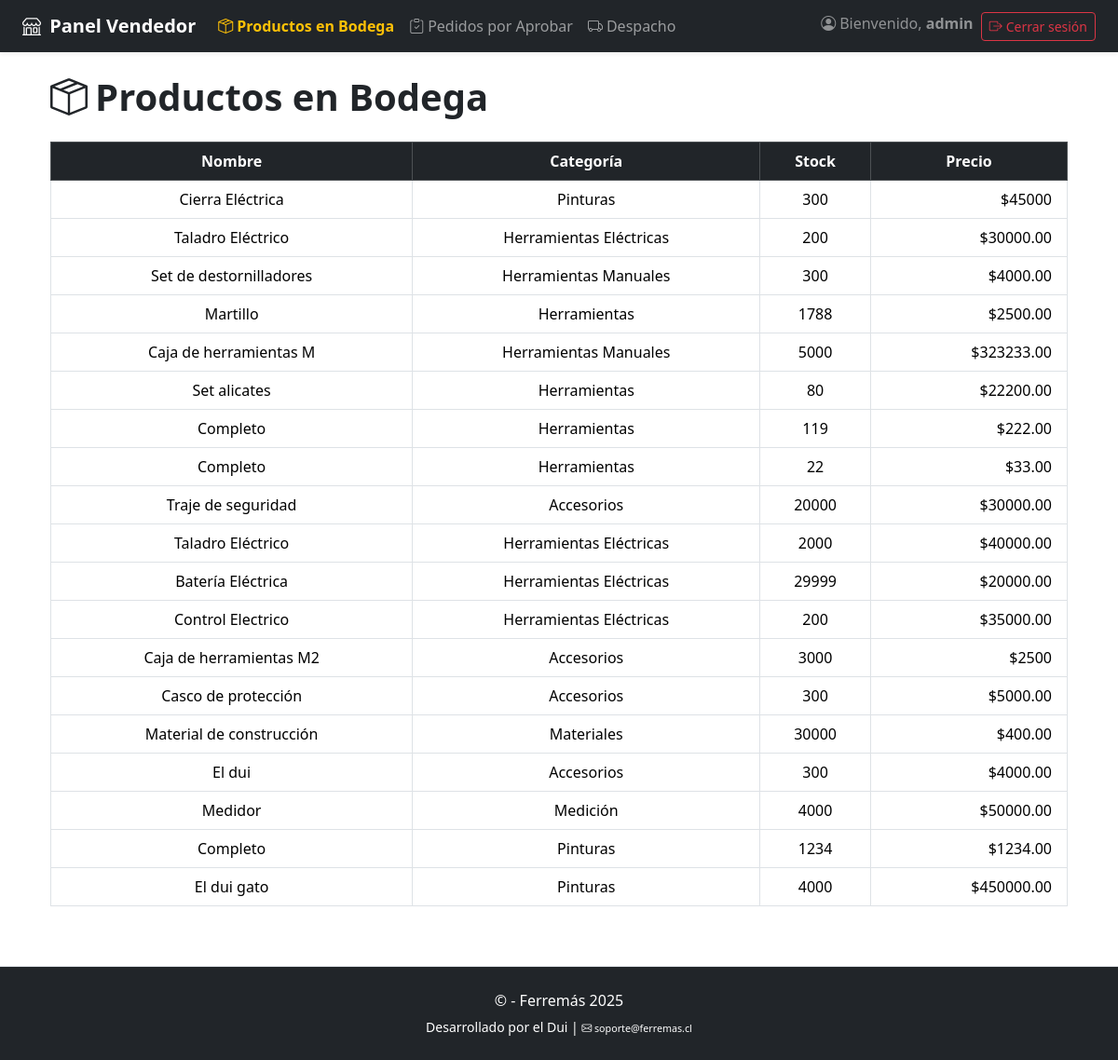
The app's page /vendedorapp/bodega/ (signed in), older data.
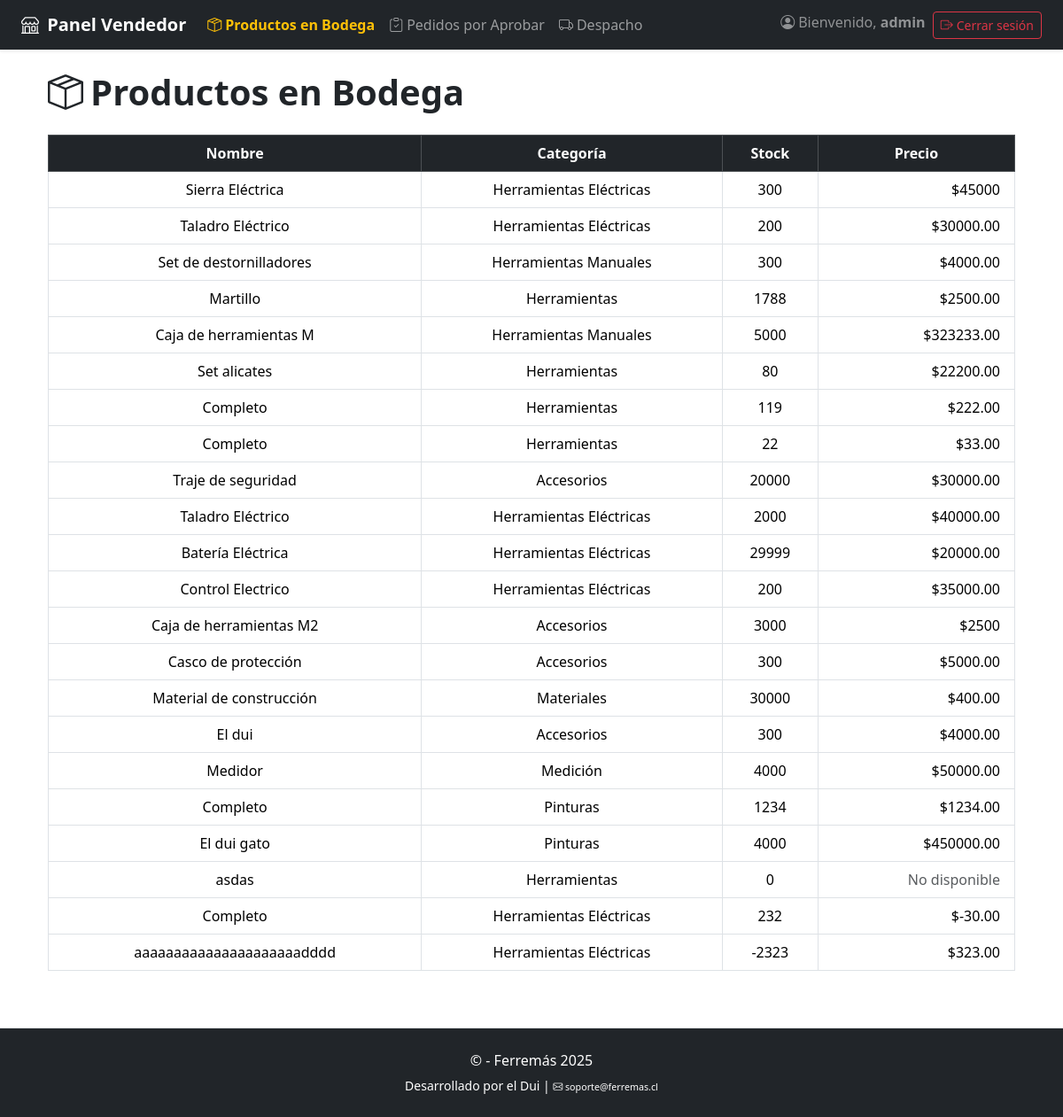
The same page, newer data.
### tienda/models.py (models this page shows, shortened)
class Producto(models.Model):
    CATEGORIAS = [
        ('herramientas', 'Herramientas'),
        ('herramientas_electricas', 'Herramientas Eléctricas'),
        ('herramientas_manuales', 'Herramientas Manuales'),
        ('materiales', 'Materiales'),
        ('accesorios', 'Accesorios'),
        ('pinturas', 'Pinturas'),
        ('electricidad', 'Electricidad'),
        ('inalambricas', 'Inalámbricas'),
        ('medicion', 'Medición'),
    ]
    nombre = models.CharField(max_length=255)
    descripcion = models.TextField()
    categoria = models.CharField(max_length=100, choices=CATEGORIAS)
    stock = models.IntegerField()
    imagen = models.ImageField(upload_to='static/productos/')
    activo = models.BooleanField(default=True)
    @property
    def oferta_vigente(self):
        ahora = timezone.now()
        return self.ofertas.filter(fecha_inicio__lte=ahora, fecha_fin__gte=ahora).first()
    @property
    def precio_actual(self):
        oferta = self.oferta_vigente
        if oferta:
            return round((oferta.precio_oferta), 0)
        precio = self.precios.first()
        return precio.valor if precio else None

class Oferta(models.Model):
    producto = models.ForeignKey(Producto, on_delete=models.CASCADE, related_name='ofertas')
    precio_oferta = models.DecimalField(max_digits=10, decimal_places=2)
    fecha_inicio = models.DateTimeField()
    fecha_fin = models.DateTimeField()

class PrecioHistorico(models.Model):
    producto = models.ForeignKey(Producto, on_delete=models.CASCADE, related_name='precios')
    fecha = models.DateTimeField()
    valor = models.DecimalField(max_digits=10, decimal_places=2)
    class Meta:
        ordering = ['-fecha']

### vendedorapp/views.py (the view)
# urls.py: path('bodega/', views.productos_bodega, name='productos_bodega'),
@login_required
@user_passes_test(es_vendedor)  # o un test más específico para "vendedor"
def productos_bodega(request):
    productos = Producto.objects.all()
    return render(request, 'vendedorapp/productos_bodega.html', {'productos': productos})

### tienda/context_processors.py (called while the page is built, shortened)
def carrito_context(request):
    carrito = request.session.get('carrito', {})
    items = []
    total = 0
    return {
        'carrito_items': items,
        'carrito_total': total
    }

### vendedorapp/templates/vendedorapp/productos_bodega.html (shortened to what this page needs)
{% extends 'base_vendedor.html' %}
{% block content %}
<div class="container">
    <h1 class="mb-4 fw-bold"><i class="bi bi-box-seam me-2"></i>Productos en Bodega</h1>
    <div class="table-responsive">
        <table class="table table-hover table-bordered align-middle text-center">
            <thead class="table-dark">
                <tr>
                    <th>Nombre</th>
                    <th>Categoría</th>
                    <th>Stock</th>
                    <th>Precio</th>
                </tr>
            </thead>
            <tbody>
                {% for producto in productos %}
                <tr>
                    <td>{{ producto.nombre }}</td>
                    <td>{{ producto.get_categoria_display }}</td>
                    <td>{{ producto.stock }}</td>
                    <td class="text-end">
                        {% if producto.precio_actual %}
                            ${{ producto.precio_actual }}
                        {% else %}
                            <span class="text-muted">No disponible</span>
                        {% endif %}
                    </td>
                </tr>
                {% empty %}
                <tr><td colspan="4" class="text-muted">No hay productos en bodega.</td></tr>
                {% endfor %}
            </tbody>
        </table>
    </div>
</div>
{% endblock %}

Row changes from the older to the newer data that the page shows:
changed Producto: nombre "Cierra Eléctrica" → "Sierra Eléctrica"; categoria "Pinturas" → "Herramientas Eléctricas"
added Producto: nombre "asdas", categoria "Herramientas", stock "0", shows "No disponible"
added Producto: nombre "Completo", categoria "Herramientas Eléctricas", stock "232", precio_actual "-30.00"
added Producto: nombre "aaaaaaaaaaaaaaaaaaaaadddd", categoria "Herramientas Eléctricas", stock "-2323", precio_actual "323.00"
